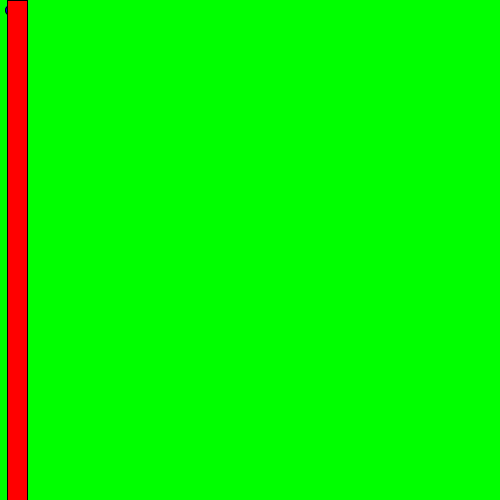
Frame 1 (no input)
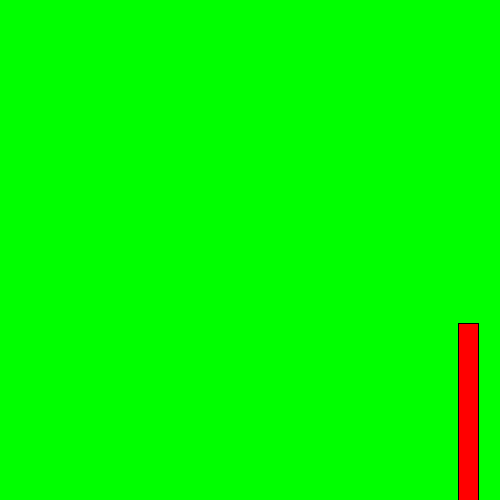
Frame 60 (the mouse pressed at the canvas centre just before this capture)
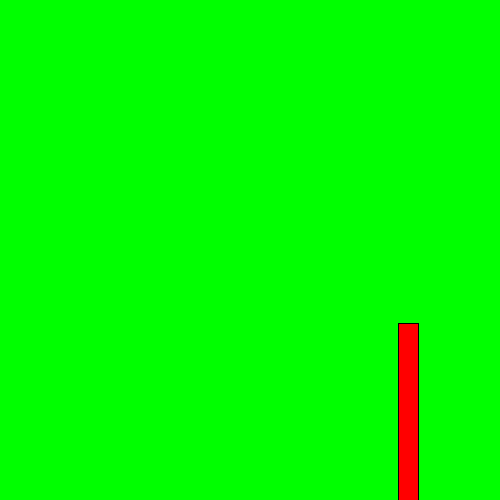
Frame 120 (the mouse held since frame 60 and released just before this capture)

The Processing sketch that drew these frames (run headless with seeded random() and noise(); from frame 60 on, the mouse is pressed at the canvas centre):

// Processing sketch: flappy
// ── flappy.pde
void setup(){
  size(500, 500);
  

}
int birdy = 10;
int birdx = 10;
int birdwidth = 10;
int birdheight = 10;
double gravity = .5;
double birdyvelocity = 1;
int pipex = 7;
int random;
void draw(){
background(0,256,0);
fill(0,0,256);
ellipse(birdx,birdy,10,10);
birdyvelocity+=gravity;
fill(256,0,0);
rect(pipex,random,20,700);
pipex--;
birdy+=birdyvelocity;
if(pipex == -10){
random = (int) random (1,500);
  pipex=  500;
}
}
void mousePressed(){
birdy-=birdyvelocity;
birdyvelocity=-5;

}
